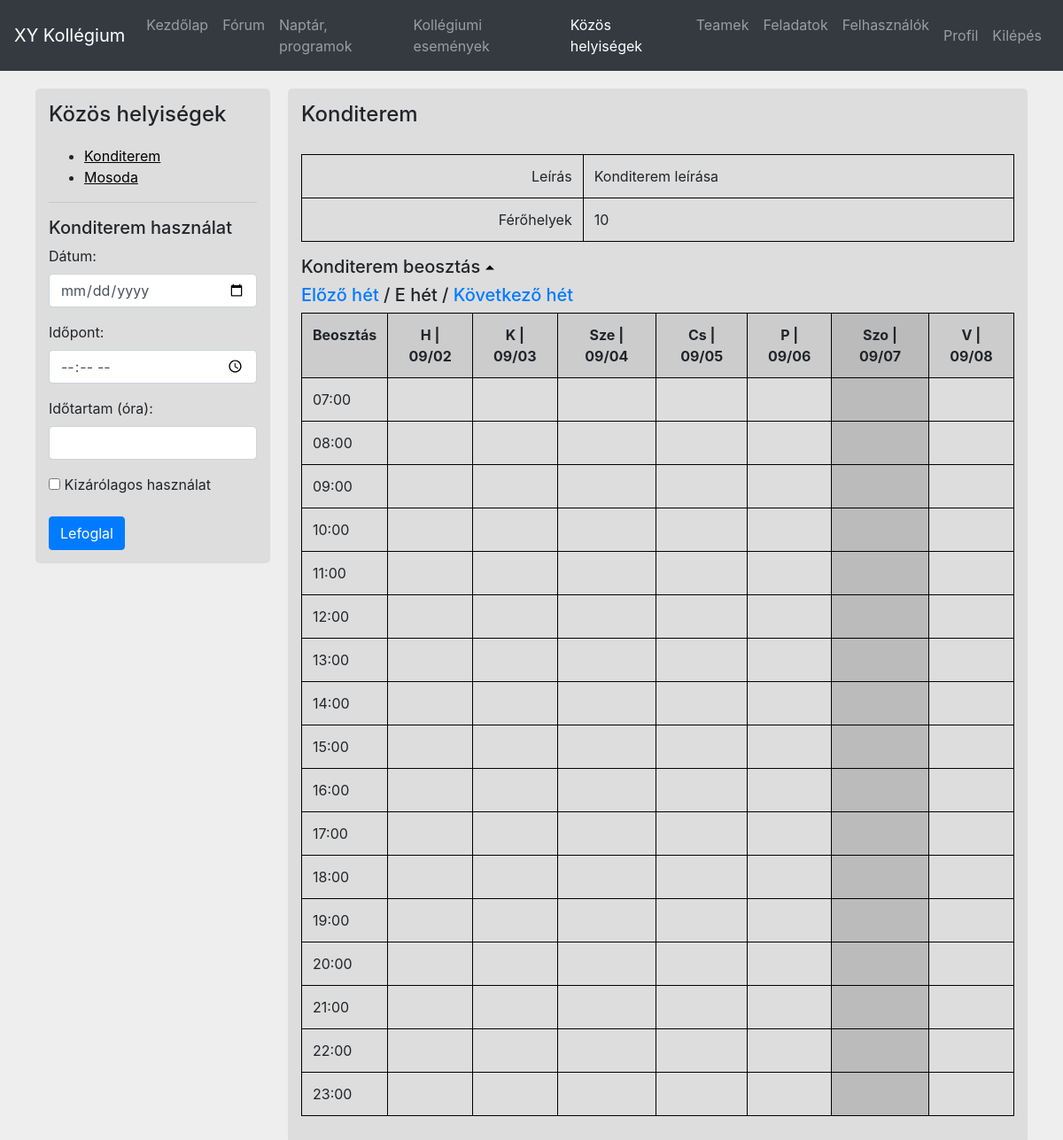
The page /commonRooms.php?room=Konditerem (signed in) on the database its author committed.
### tables this page shows
CREATE TABLE IF NOT EXISTS kozos_helyisegek (
	helyisegnev VARCHAR(80),
	leiras TEXT,
	ferohely INT,
	PRIMARY KEY (helyisegnev)
);

### commonRooms.php (the view, shortened to what this page needs)
<?php
include 'common.php';
$roomName = isset($_GET['room']) ? $_GET['room'] : NULL;
$reservationId = isset($_GET['reservation']) ? $_GET['reservation'] : NULL;
$host = "localhost";
$user = "root";
$password = "";
$conn = mysqli_connect($host, $user, $password) or die ("Nem sikerült kapcsolódni a szerverhez: " . mysqli_connect_error());
mysqli_query($conn, "SET NAMES utf8 COLLATE utf8_hungarian_ci");
mysqli_select_db($conn, "kollegium") or die ("Nem lehet csatlakozni az adatbázishoz: " . mysqli_error($conn));
$sql = "SELECT * FROM kozos_helyisegek";
$result = mysqli_query($conn, $sql);
$commonRoomList = mysqli_fetch_all($result, MYSQLI_ASSOC);
$isInArray = false;
$roomDescription = "";
$roomCapacity = "";
if ($roomName != null) {
	foreach ($commonRoomList as $array) {
		if (in_array($roomName, $array)) {
			$isInArray = true;
			$roomDescription = $array["leiras"];
			$roomCapacity = $array["ferohely"];
			break;
		}
	}
}
?><!doctype html>
<html lang="hu">
<head>
	<link rel="stylesheet" type="text/css" href="css/commonRooms.css">
</head>
<body>
	<div class="container">
		<div class="row">
			<div class="col-sm-3">
				<h4>Közös helyiségek</h4>
				<div id="coomonRoomsDiv">
					<?php
					$tabIndex = 1;
					echo '<ul>';
					foreach ($commonRoomList as $room) {
						echo '<li><a href="commonRooms.php?room='.$room["helyisegnev"].'" tabindex="'.$tabIndex.'">'.$room["helyisegnev"].'</a></li>';
						$tabIndex++;
					}
					echo '</ul>';
					?>
				</div>
				<?php if ($isInArray) : ?>
				<hr>
				<div id="reserveRoomDiv">
					<h5><?php echo $roomName.' használat'; ?></h5>
					<form method="post" accept-charset="utf-8" onsubmit="return checkReservationForm()">
						<div class="form-group">
							<label for="reserveDate">Dátum: </label>
							<input type="date" class="form-control" id="reserveDate" name="reserveDate" min="<?php echo nowToDate(); ?>" max="2030-12-31" tabindex="<?php $tabIndex++; echo $tabIndex; ?>" required />
						</div>
						<div class="form-group">
							<label for="reserveTime">Időpont: </label>
							<input type="time" class="form-control" id="reserveTime" name="reserveTime" min="07:00" max="23:00" step="1800" tabindex="<?php $tabIndex++; echo $tabIndex; ?>" required />
						</div>
						<div class="form-group">
							<label for="reserveDuration">Időtartam (óra): </label>
							<input type="number" class="form-control" id="reserveDuration" name="reserveDuration" min="0" max="6" step="0.5" tabindex="<?php $tabIndex++; echo $tabIndex; ?>" required />
						</div>
						<div class="form-group">
							<label for="exclusiveUse"><input type="checkbox" id="exclusiveUse" name="exclusiveUse" tabindex="<?php $tabIndex++; echo $tabIndex; ?>" /> Kizárólagos használat</label>
						</div>
						<input type="submit" class="btn btn-primary" id="reserveRoom" name="reserveRoom" value="Lefoglal" tabindex="<?php $tabIndex++; echo $tabIndex; ?>" />
					</form>
				</div>
				<?php endif; ?>
			</div>
			<div class="col-sm-9">
				<?php
				if ($isInArray && !isset($reservationId)) {
					echo '<h4 id="roomNameAsTitle">'.$roomName.'</h4>';
					echo '<table class="table table-bordered">';
					echo '<tr><td class="firstCol">Leírás</td><td id="tdDescription">'.$roomDescription.'</td></tr><tr><td class="firstCol">Férőhelyek</td><td id="tdCapacity">'.$roomCapacity.'</td></tr>';
					echo '</table>';
					$week = date('o-W');
					$today = date('Y-m-d');
					$firstDayOfGivenWeek = date('Y-m-d', strtotime(str_replace("-", "W", $week)));
					$prev = date('o-W', strtotime('-1 week', strtotime($firstDayOfGivenWeek)));
					$next = date('o-W', strtotime('+1 week', strtotime($firstDayOfGivenWeek)));
					echo '<h5 onclick="displaySchedule()" style="cursor: pointer;">'.$roomName.' beosztás <img src="images/drop-up.svg" id="dropupArrow" height="10px" width="10px" alt="dropup"/>';
					echo '<img src="images/drop-down.svg" id="dropdownArrow" height="10px" width="10px" alt="dropdown" style="display: none;"/></h5>';
					echo '<div id="schedule">';
					echo '<h5><a href="commonRooms.php?room='.$roomName.'&week='.$prev.'">Előző hét</a> / E hét / <a href="commonRooms.php?room='.$roomName.'&week='.$next.'">Következő hét</a></h5>';
					$days = array("H", "K", "Sze", "Cs", "P", "Szo", "V");
					echo '<table class="table table-bordered">';
					$hour = 7;
					$minute = '00';
					for ($i = 0; $i < 18; $i++) {
						$date = date('m/d', strtotime($firstDayOfGivenWeek));
						echo '<tr>';
						if ($i == 0) {
							for ($j = 0; $j <= count($days); $j++) {
								if ($j == 0) {
									echo '<th>Beosztás</th>';
								} else {
									echo '<th';
									if (date('Y-m-d', strtotime($date)) == $today) {
										echo ' class="today"';
									}
									echo '>'.$days[$j-1].' | '.$date.'</th>';
									$date = date('m/d', strtotime('+1 day', strtotime($date)));
								}
							}
						} else {
							for ($k = 0; $k <= count($days); $k++) {
								$time = $hour.':'.$minute;
								if ($hour < 10) {
									$time = '0'.$time;
								}
								$date = date('Y-m-d', strtotime($date));
								$cellId = date('Y-m-d H:i:s', strtotime($date.' '.$time));
								if ($k == 0) {
									echo '<td>'.$time.'</td>';
								} else {
									echo '<td';
									if ($date == $today) {
										echo ' class="today"';
									}
									echo ' id="'.$cellId.'">';
									echo '</td>';
									$date = date('m/d', strtotime('+1 day', strtotime($date)));
								}
							}
							$hour += 1;
						}
						echo '</tr>';
					}
					echo '</table>';
					echo '</div>';
				}
				?>
			</div>
		</div>
	</div>
</body>
</html>

### css/commonRooms.css (style rules this page uses)
table.table-bordered > tbody > tr > th { border: 1px solid #000000; text-align: center; background-color: #CCCCCC; }
table.table-bordered > tbody > tr > td { border: 1px solid #000000; }
.today { background-color: #BBBBBB !important; }
#coomonRoomsDiv a { color: #000000; text-decoration: underline; }
h4 { position: relative; float: left; }
.firstCol { text-align: right; }

### css/common.css (style rules this page uses)
body { height: 100%; background-color: #EEEEEE; }
.col-sm-3, .col-sm-9 { height: 100%; margin-top: 10px; padding: 15px; background-color: #DDDDDD; border: 10px solid #EEEEEE; border-radius: 15px; }
h4 { margin-bottom: 20px; }

### commonRooms.php (style rules this page uses)
#coomonRoomsDiv { margin-top: 10px; }

### rows shown on the page
kozos_helyisegek: helyisegnev "Konditerem", leiras "Konditerem leírása", ferohely "10"
kozos_helyisegek: helyisegnev "Mosoda"

### other values the page prints
$roomName "Konditerem"
$days[$j-1] "H"
$date "09/02"
$days[$j-1] "K"
$date "09/03"
$days[$j-1] "Sze"
$date "09/04"
$days[$j-1] "Cs"
$date "09/05"
$days[$j-1] "P"
$date "09/06"
$days[$j-1] "Szo"
$date "09/07"
$days[$j-1] "V"
$date "09/08"
